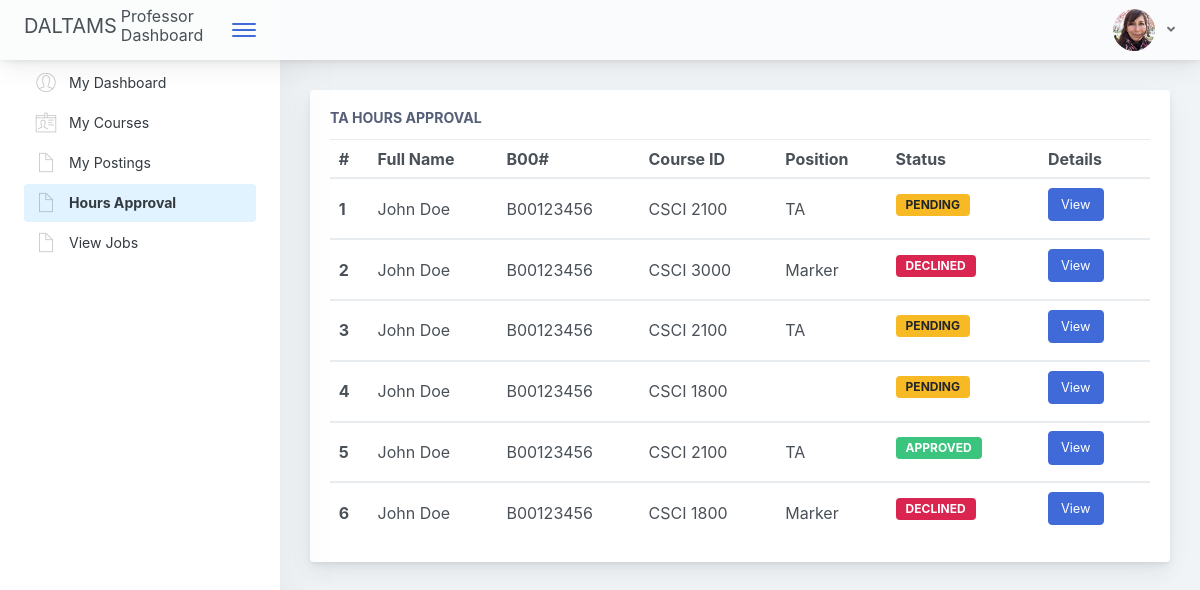
Screenshot of /pHourAprv.php with the database file from the repository.
### tables this page shows
CREATE TABLE `form` (
  `E_name` varchar(64) NOT NULL,
  `Curr_Dal_stu` varchar(5) DEFAULT NULL,
  `DalId` varchar(10) NOT NULL,
  `IName` varchar(64) NOT NULL,
  `CourseID` varchar(64) NOT NULL,
  `CRN` int(11) NOT NULL,
  `Term` varchar(20) NOT NULL,
  `Year` int(11) NOT NULL,
  `Total_hour` int(11) NOT NULL,
  `IClass_hours` int(11) NOT NULL,
  `Office_hours` int(11) NOT NULL,
  `Grading_hours` int(11) NOT NULL,
  `Other_hours` int(11) NOT NULL,
  `id` int(10) UNSIGNED NOT NULL,
  `position` varchar(10) DEFAULT NULL
);

### pHourAprv.php (the view, shortened to what this page needs)
<html lang="en">
  <head>
    <link href="./styles/main.css" rel="stylesheet" />
    <link
      href="../styles/seiyria-slider/bootstrap-slider/dist/css/bootstrap-slider.min.css"
      rel="stylesheet"
    />
  </head>
  <body>
    <div
      class="app-container app-theme-white body-tabs-shadow fixed-sidebar fixed-header"
    >
      <div class="app-header header-shadow">
        <div class="app-header__logo">
          <div class="mr-1"><h5>DALTAMS</h5></div>
          <div><h6>Professor Dashboard</h6></div>
          <div class="header__pane ml-auto">
            <div>
              <button
                type="button"
                class="hamburger close-sidebar-btn hamburger--elastic"
                data-class="closed-sidebar"
              >
                <span class="hamburger-box">
                  <span class="hamburger-inner"></span>
                </span>
              </button>
            </div>
          </div>
        </div>
        <div class="app-header__content">
          <div class="app-header-right">
            <div class="header-btn-lg pr-0">
              <div class="widget-content p-0">
                <div class="widget-content-wrapper">
                  <div class="widget-content-left">
                    <div class="btn-group">
                      <a
                        data-toggle="dropdown"
                        aria-haspopup="true"
                        aria-expanded="false"
                        class="p-0 btn"
                      >
                        <img
                          width="42"
                          class="rounded-circle"
                          src="assets/images/avatars/1.jpg"
                          alt=""
                        />
                        <i class="fa fa-angle-down ml-2 opacity-8"></i>
                      </a>
                    </div>
                  </div>
                </div>
              </div>
            </div>
          </div>
        </div>
      </div>
      <div class="app-main">
        <div class="app-sidebar sidebar-shadow">
          <div class="scrollbar-sidebar ps ps--active-y">
            <div class="app-sidebar__inner">
            <ul class="vertical-nav-menu metismenu">
                <li>
                  <a href="prof.html">
                    <i class="metismenu-icon pe-7s-user"></i>
                    My Dashboard
                  </a>
                </li>
                <li>
                  <a href="pCourses.html">
                    <i class="metismenu-icon pe-7s-id"></i>
                    My Courses
                  </a>
                </li>
                <li>
                  <a href="pPostings.html">
                    <i class="metismenu-icon pe-7s-file"></i>
                    My Postings
                  </a>
                </li>
                <li>
                  <a href="pHourAprv.php" class="mm-active">
                    <i class="metismenu-icon pe-7s-file"></i>
                    Hours Approval
                  </a>
                </li>
                <li>
                  <a href="jobsP.html" target="_blank">
                    <i class="metismenu-icon pe-7s-file"></i>
                    View Jobs
                  </a>
                </li>
              </ul>
            </div>
          </div>
        </div>
        <div class="app-main__outer">
          <div class="app-main__inner">
            <div class="tab-content">
              <div
                class="tab-pane tabs-animation fade active show"
                id="tab-content-0"
                role="tabpanel"
              >
              <div class="main-card mb-3 card">
                  <div class="card-body">
                    <h5 class="card-title">TA Hours Approval</h5>
                    <div class="table-responsive">
                      <table class="mb-0 table table-hover">
                        <thead>
                          <tr>
                            <th>#</th>
                            <th>Full Name</th>
                            <th>B00#</th>
                            <th>Course ID</th>
                            <th>Position</th>
                            <th>Status</th>
                            <th>Details</th>
                          </tr>
                        </thead>
                        <?php
                        include_once 'php-helpers/connect.php';
                        $sql = "SELECT E_name,  DalId, CourseID,id, Position FROM form ORDER BY form.id DESC";
                        $index = 1;
                        $result = mysqli_query($conn,$sql);
                        $idList = array();
                        $modal = "ExampleModalTAY";
                        if(mysqli_num_rows($result)>0)
                        {
                            while($row = mysqli_fetch_assoc($result))
                            {
                                $empName = $row["E_name"];
                                $BId = $row["DalId"];
                                $cID = $row["CourseID"];
                                $id = $row["id"];
                                $idList[$id] = $modal.$id;
                                $position = $row["Position"];
                                if($position=="MK")
                                {
                                  $position = "Marker";
                                }
                                $status_sql = "SELECT status FROM status WHERE status.id=$id";
                                $statusRow = mysqli_fetch_assoc(mysqli_query($conn, $status_sql));
                                $status = $statusRow["status"];
                                echo '<tbody>
                                <tr>
                                <th scope="row">'.$index.'</th>
                                <td>'.$empName.'</td>
                                <td>'.$BId.'</td>
                                <td>'.$cID.'</td>
                                <td>'.$position.'</td>
                                <td>';
                                if($status=="approved")
                                {
                                  echo '<div class="mb-2 mr-2 badge badge-success">
                                  Approved
                                  </div>';
                                }
                                else if($status == "declined")
                                {
                                  echo '<div class="mb-2 mr-2 badge badge-danger">
                                  Declined
                                  </div>';
                                }
                                else
                                {
                                  echo '<div class="mb-2 mr-2 badge badge-warning">
                                  Pending
                                  </div>';
                                }
                                echo '</td>
                                <td>';
                                    echo  '<button
                                    type="button"
                                    class="btn mr-2 mb-2 btn-primary"
                                    data-toggle="modal"
                                    data-target="#'.$idList[$id].'"
                                    >
                                    View
                                    </button>
                                </td>
                                </tr>';
                                $index ++;
                            }
                        }
                        else
                        {
                          echo "You haven't recieved any applications yet.";
                        }
                        ?>
                        </tbody>
                      </table>
                    </div>
                  </div>
                </div>
              </div>
            </div>
          </div>
        </div>
      </div>
    </div>
  </body>
</html>

### rows the page displays
form: E_name "John Doe", DalId "B00123456", CourseID "CSCI 2100", position "TA", shows "PENDING"
form: E_name "John Doe", DalId "B00123456", CourseID "CSCI 3000", position "Marker", shows "DECLINED"
form: E_name "John Doe", DalId "B00123456", CourseID "CSCI 2100", position "TA", shows "PENDING"
form: E_name "John Doe", DalId "B00123456", CourseID "CSCI 1800", shows "PENDING"
form: E_name "John Doe", DalId "B00123456", CourseID "CSCI 2100", position "TA", shows "APPROVED"
form: E_name "John Doe", DalId "B00123456", CourseID "CSCI 1800", position "Marker", shows "DECLINED"
